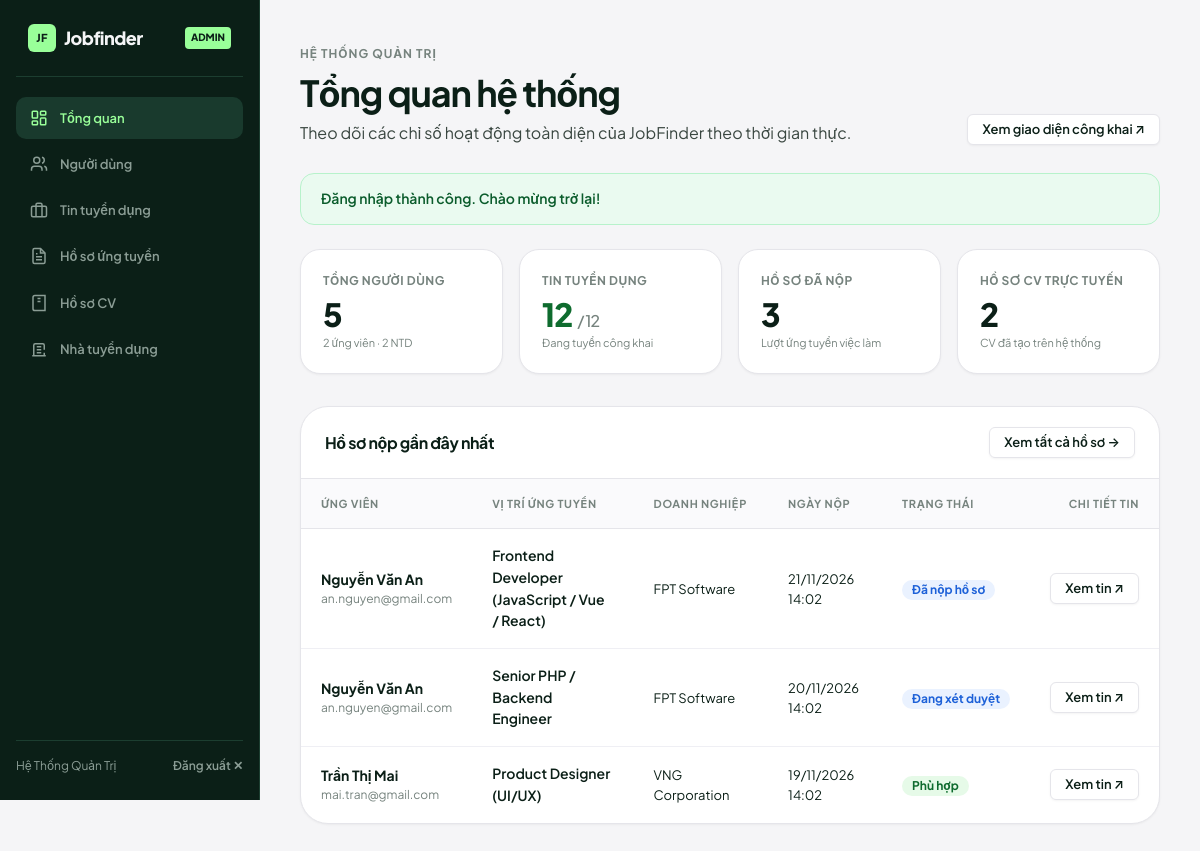
Page /admin/dashboard.php (signed in) on the committed database.
### tables this page shows
CREATE TABLE `applications` (
  `id` INT AUTO_INCREMENT PRIMARY KEY,
  `user_id` INT NOT NULL,
  `job_id` INT NOT NULL,
  `cv_id` INT NULL,
  `cover_letter` TEXT NULL,
  `status` VARCHAR(50) NOT NULL DEFAULT 'Đã nộp hồ sơ',
  `created_at` TIMESTAMP DEFAULT CURRENT_TIMESTAMP,
  `updated_at` TIMESTAMP NULL ON UPDATE CURRENT_TIMESTAMP,
  CONSTRAINT `fk_app_user` FOREIGN KEY (`user_id`) REFERENCES `users` (`id`) ON DELETE CASCADE,
  CONSTRAINT `fk_app_job` FOREIGN KEY (`job_id`) REFERENCES `jobs` (`id`) ON DELETE CASCADE,
  CONSTRAINT `fk_app_cv` FOREIGN KEY (`cv_id`) REFERENCES `cvs` (`id`) ON DELETE SET NULL,
  CONSTRAINT `uq_user_job` UNIQUE (`user_id`, `job_id`)
);

CREATE TABLE `users` (
  `id` INT AUTO_INCREMENT PRIMARY KEY,
  `name` VARCHAR(100) NOT NULL,
  `email` VARCHAR(100) NOT NULL UNIQUE,
  `role` ENUM('candidate', 'employer', 'admin') NOT NULL DEFAULT 'candidate',
  `password` VARCHAR(255) NOT NULL,
  `phone` VARCHAR(20) NULL,
  `avatar` VARCHAR(255) NULL,
  `is_active` TINYINT(1) NOT NULL DEFAULT 1,
  `created_at` TIMESTAMP DEFAULT CURRENT_TIMESTAMP
);

CREATE TABLE `jobs` (
  `id` INT AUTO_INCREMENT PRIMARY KEY,
  `employer_id` INT NULL,
  `title` VARCHAR(150) NOT NULL,
  `company` VARCHAR(100) NOT NULL,
  `location` VARCHAR(100) NOT NULL,
  `category` VARCHAR(100) NOT NULL,
  `salary` VARCHAR(100) NOT NULL,
  `salary_value` INT DEFAULT 0,
  `job_type` VARCHAR(50) NOT NULL DEFAULT 'Toàn thời gian',
  `experience` VARCHAR(50) NOT NULL DEFAULT 'Không yêu cầu',
  `description` TEXT NOT NULL,
  `requirements` TEXT NOT NULL,
  `deadline` DATE NULL,
  `views` INT NOT NULL DEFAULT 0,
  `status` VARCHAR(20) NOT NULL DEFAULT 'active',
  `created_at` TIMESTAMP DEFAULT CURRENT_TIMESTAMP,
  CONSTRAINT `fk_job_employer` FOREIGN KEY (`employer_id`) REFERENCES `users` (`id`) ON DELETE SET NULL
);

### admin/dashboard.php (the view, shortened to what this page needs)
<?php
require_once '../config/database.php';
$stats = [
    'total_users' => (int)$pdo->query("SELECT COUNT(*) FROM users")->fetchColumn(),
    'candidates'  => (int)$pdo->query("SELECT COUNT(*) FROM users WHERE role='candidate'")->fetchColumn(),
    'employers'   => (int)$pdo->query("SELECT COUNT(*) FROM users WHERE role='employer'")->fetchColumn(),
    'total_jobs'  => (int)$pdo->query("SELECT COUNT(*) FROM jobs")->fetchColumn(),
    'active_jobs' => (int)$pdo->query("SELECT COUNT(*) FROM jobs WHERE status='active'")->fetchColumn(),
    'total_apps'  => (int)$pdo->query("SELECT COUNT(*) FROM applications")->fetchColumn(),
    'total_cvs'   => (int)$pdo->query("SELECT COUNT(*) FROM cvs")->fetchColumn(),
];
$recent_apps = $pdo->query("
    SELECT a.id, a.created_at, a.status,
           u.name AS candidate_name, u.email AS candidate_email,
           j.id AS job_id, j.title AS job_title, j.company
    FROM applications a
    JOIN users u ON u.id = a.user_id
    JOIN jobs  j ON j.id = a.job_id
    ORDER BY a.created_at DESC
    LIMIT 8
")->fetchAll(PDO::FETCH_ASSOC);
?>
<!DOCTYPE html>
<html lang="vi">
<head>
    <link rel="stylesheet" href="../assets/css/style.css">
</head>
<body>
<div class="portal-layout">
    <?php include '../includes/admin-sidebar.php'; ?>
    <main class="portal-main">
        <div class="section-header" style="margin-bottom:28px;">
            <div>
                <span class="section-eyebrow">Hệ thống quản trị</span>
                <h1 class="section-title">Tổng quan hệ thống</h1>
                <p class="section-desc">Theo dõi các chỉ số hoạt động toàn diện của JobFinder theo thời gian thực.</p>
            </div>
            <a href="../index.php" target="_blank" class="btn btn-secondary btn-sm">Xem giao diện công khai ↗</a>
        </div>
        <?php if (!empty($_SESSION['flash_message'])): ?>
            <div class="flash-bar flash--<?= $_SESSION['flash_type'] ?? 'success' ?>">
                <?= htmlspecialchars($_SESSION['flash_message']) ?>
            </div>
        <?php endif; ?>
        <div class="stats-cards" style="grid-template-columns: repeat(auto-fit, minmax(180px, 1fr));">
            <div class="stat-box">
                <div class="stat-box__label">Tổng người dùng</div>
                <div class="stat-box__value"><?= $stats['total_users'] ?></div>
                <div style="font-size:11px; color:var(--muted); margin-top:4px;"><?= $stats['candidates'] ?> ứng viên &middot; <?= $stats['employers'] ?> NTD</div>
            </div>
            <div class="stat-box">
                <div class="stat-box__label">Tin tuyển dụng</div>
                <div class="stat-box__value" style="color:var(--status-success-text);"><?= $stats['active_jobs'] ?> <span style="font-size:16px; font-weight:500; color:var(--muted);">/ <?= $stats['total_jobs'] ?></span></div>
                <div style="font-size:11px; color:var(--muted); margin-top:4px;">Đang tuyển công khai</div>
            </div>
            <div class="stat-box">
                <div class="stat-box__label">Hồ sơ đã nộp</div>
                <div class="stat-box__value"><?= $stats['total_apps'] ?></div>
                <div style="font-size:11px; color:var(--muted); margin-top:4px;">Lượt ứng tuyển việc làm</div>
            </div>
            <div class="stat-box">
                <div class="stat-box__label">Hồ sơ CV trực tuyến</div>
                <div class="stat-box__value"><?= $stats['total_cvs'] ?></div>
                <div style="font-size:11px; color:var(--muted); margin-top:4px;">CV đã tạo trên hệ thống</div>
            </div>
        </div>
        <div class="table-card">
            <div style="padding:20px 24px; border-bottom:1px solid var(--line); display:flex; justify-content:space-between; align-items:center;">
                <h2 style="font-size:16px; font-weight:700;">Hồ sơ nộp gần đây nhất</h2>
                <a href="applications.php" class="btn btn-secondary btn-sm">Xem tất cả hồ sơ →</a>
            </div>
            <div class="table-responsive">
                <table class="data-table">
                    <thead>
                        <tr>
                            <th>Ứng viên</th>
                            <th>Vị trí ứng tuyển</th>
                            <th>Doanh nghiệp</th>
                            <th>Ngày nộp</th>
                            <th>Trạng thái</th>
                            <th style="text-align:right;">Chi tiết tin</th>
                        </tr>
                    </thead>
                    <tbody>
                        <?php if (!empty($recent_apps)): ?>
                            <?php foreach ($recent_apps as $app):
                                $status_badge_map = [
                                    'Đã nộp hồ sơ'  => 'badge--pending',
                                    'Đang xét duyệt' => 'badge--pending',
                                    'Phù hợp'        => 'badge--success',
                                    'Từ chối'        => 'badge--danger'
                                ];
                                $b_cls = $status_badge_map[$app['status']] ?? 'badge--pending';
                            ?>
                                <tr>
                                    <td>
                                        <div style="font-weight:700; color:var(--ink);">
                                            <?= htmlspecialchars($app['candidate_name']) ?>
                                        </div>
                                        <div style="font-size:12px; color:var(--muted);"><?= htmlspecialchars($app['candidate_email']) ?></div>
                                    </td>
                                    <td style="font-weight:600;">
                                        <?= htmlspecialchars($app['job_title']) ?>
                                    </td>
                                    <td class="text-muted text-sm">
                                        <?= htmlspecialchars($app['company']) ?>
                                    </td>
                                    <td class="text-muted text-sm">
                                        <?= date('d/m/Y H:i', strtotime($app['created_at'])) ?>
                                    </td>
                                    <td>
                                        <span class="badge <?= $b_cls ?>">
                                            <?= htmlspecialchars($app['status']) ?>
                                        </span>
                                    </td>
                                    <td style="text-align:right;">
                                        <a href="../job-detail.php?id=<?= (int)$app['job_id'] ?>" target="_blank" class="btn btn-secondary btn-sm">
                                            Xem tin ↗
                                        </a>
                                    </td>
                                </tr>
                            <?php endforeach; ?>
                        <?php endif; ?>
                    </tbody>
                </table>
            </div>
        </div>
    </main>
</div>
</body>
</html>

### rows in the picture
applications: user.name "Nguyễn Văn An", user.email "an.nguyen@gmail.com", job.title "Frontend Developer (JavaScript / Vue / React)", job.company "FPT Software", created_at "21/11/2026 14:02", status "Đã nộp hồ sơ"
applications: user.name "Nguyễn Văn An", user.email "an.nguyen@gmail.com", job.title "Senior PHP / Backend Engineer", job.company "FPT Software", created_at "20/11/2026 14:02", status "Đang xét duyệt"
applications: user.name "Trần Thị Mai", user.email "mai.tran@gmail.com", job.title "Product Designer (UI/UX)", job.company "VNG Corporation", created_at "19/11/2026 14:02", status "Phù hợp"

### other values in the picture
$_SESSION['user_name'] "Hệ Thống Quản Trị"
$_SESSION['flash_message'] "Đăng nhập thành công. Chào mừng trở lại!"
$stats['total_users'] "5"
$stats['candidates'] "2"
$stats['employers'] "2"
$stats['active_jobs'] "12"
$stats['total_jobs'] "12"
$stats['total_apps'] "3"
$stats['total_cvs'] "2"
